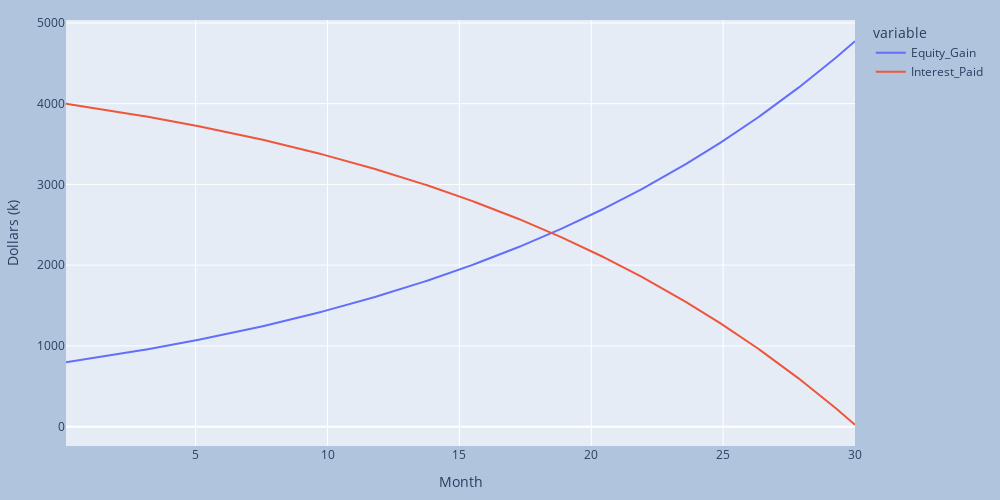

Here is the notebook cell this chart was saved with:
### Code cell
plot_data_monthly = pd.melt(mortgage[['Month','Equity_Gain','Interest_Paid']], id_vars = ['Month'], value_vars = ['Equity_Gain','Interest_Paid'])
plot_data_monthly['Year'] = plot_data_monthly['Month'] / 12
fig = px.line(plot_data_monthly, x="Year", y="value", color='variable')
fig.update_layout(
    margin=dict(l=20, r=20, t=20, b=20),
    paper_bgcolor="LightSteelBlue",
    width = 1000,
    height = 500,
    xaxis_title="Month",
    yaxis_title="Dollars (k)",
)

fig.show()

### Figure 1 — Plotly figure (JSON) as saved in the notebook; plotly's stock layout.template omitted (floating-point values rounded to 4 significant figures; data arrays with more than 128 entries replaced by an {"elided": "..."} marker saying what was removed)
{"data": [{"hovertemplate": "variable=Equity_Gain<br>Year=%{x}<br>value=%{y}<extra></extra>", "legendgroup": "Equity_Gain", "line": {"color": "#636efa", "dash": "solid"}, "marker": {"symbol": "circle"}, "mode": "lines", "name": "Equity_Gain", "orientation": "v", "showlegend": true, "type": "scatter", "x": {"elided": "360 float values"}, "xaxis": "x", "y": {"elided": "360 float values"}, "yaxis": "y"}, {"hovertemplate": "variable=Interest_Paid<br>Year=%{x}<br>value=%{y}<extra></extra>", "legendgroup": "Interest_Paid", "line": {"color": "#EF553B", "dash": "solid"}, "marker": {"symbol": "circle"}, "mode": "lines", "name": "Interest_Paid", "orientation": "v", "showlegend": true, "type": "scatter", "x": {"elided": "360 float values"}, "xaxis": "x", "y": {"elided": "360 float values"}, "yaxis": "y"}], "layout": {"height": 500, "legend": {"title": {"text": "variable"}, "tracegroupgap": 0}, "margin": {"b": 20, "l": 20, "r": 20, "t": 20}, "paper_bgcolor": "LightSteelBlue", "width": 1000, "xaxis": {"anchor": "y", "autorange": true, "domain": [0, 1], "range": [0.08333, 30], "title": {"text": "Month"}, "type": "linear"}, "yaxis": {"anchor": "x", "autorange": true, "domain": [0, 1], "range": [-240.0, 5036.0], "title": {"text": "Dollars (k)"}, "type": "linear"}}}
